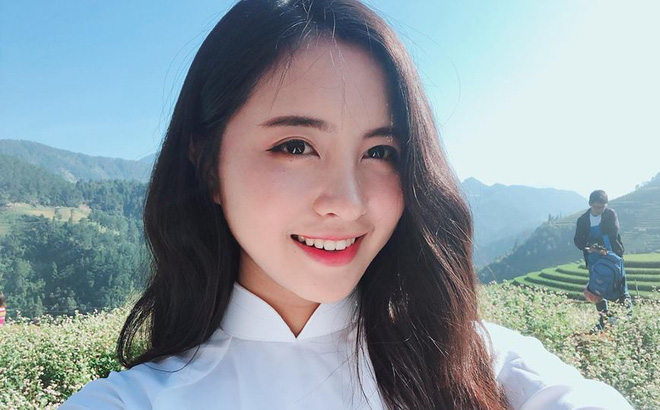
#> input picture data/g2.jpg, 660 x 410 px
$ python '2c.Laplacian of Gaussian (LoG).py'
#> lines starting #> are read from the running program, lines starting #| are printed output that depends on the picture
import scipy as sp
import numpy as np
import scipy.ndimage as nd
import matplotlib.pyplot as plt
import cv2

img = cv2.imread('../data/g2.jpg',0)
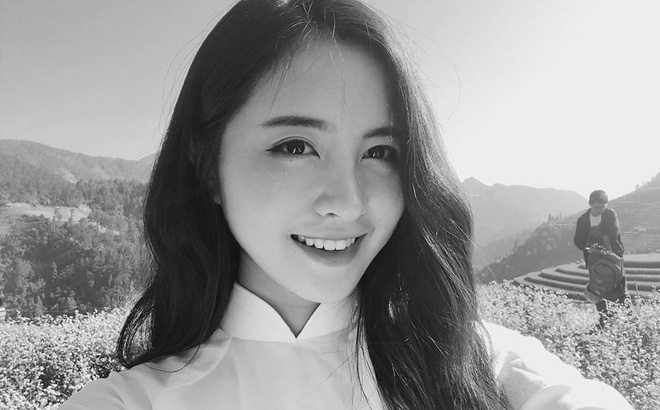
#> img: shape (410, 660); min 1, max 255, mean 151.3
LoG = nd.gaussian_laplace(img, 2)
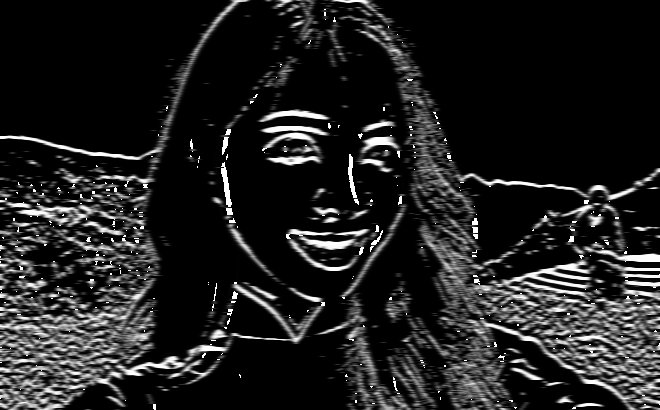
#> LoG: shape (410, 660); min 0, max 255, mean 32.9
thres = np.absolute(LoG).mean() * 0.75
#> thres = 24.68
output = sp.zeros(LoG.shape)
w = output.shape[1]
#> w = 660
h = output.shape[0]
#> h = 410

for y in range(1, h - 1):
    for x in range(1, w - 1):
        patch = LoG[y-1:y+2, x-1:x+2]
        p = LoG[y, x]
        maxP = patch.max()
        minP = patch.min()
        if (p > 0):
            zeroCross = True if minP < 0 else False
        else:
            zeroCross = True if maxP > 0 else False
        if ((maxP - minP) > thres) and zeroCross:
            output[y, x] = 1
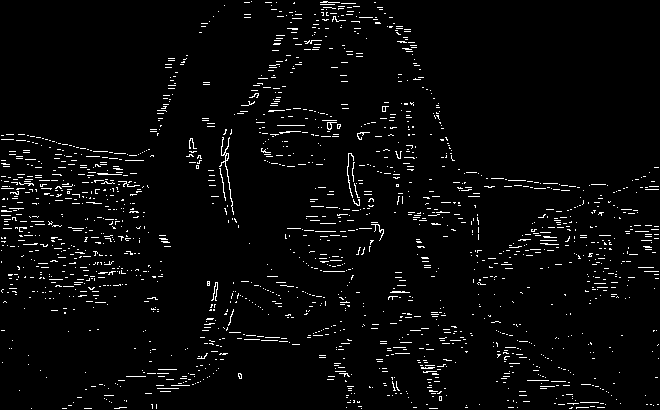
#> output: shape (410, 660) float64; values 0 (black) and 1 (white), 3.3% white in thin lines or dots
#chuyen ve mau xam
# img=rgb2gray(img);
#hien thi histogram
# imhist(img);
# hist = cv2.calcHist([img],[0],None,[256],[0,256])

plt.subplot(131),plt.imshow(img,cmap='gray'),plt.title('Original')
plt.xticks([]), plt.yticks([])
plt.subplot(132),plt.imshow(output,cmap='gray'),plt.title('Averaging')
plt.xticks([]), plt.yticks([])
# plt.subplot(133),plt.hist(img),plt.title('histogram 1')
# plt.xticks([]), plt.yticks([])
plt.show()
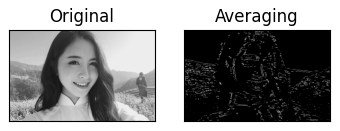
#> figure drawn by matplotlib, 2 panels
# cv2.show()

$ run again, with data/g1.jpg copied over data/g2.jpg
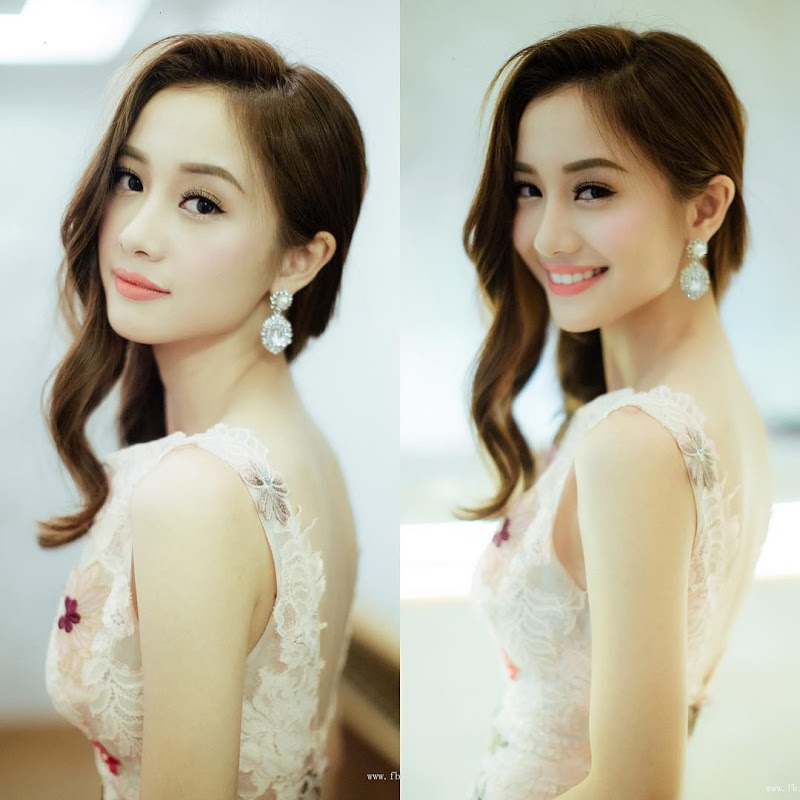
#> input picture data/g1.jpg, 800 x 800 px
#> thres = 15.24
#> after the loop `for y in range(1, h - 1):`:
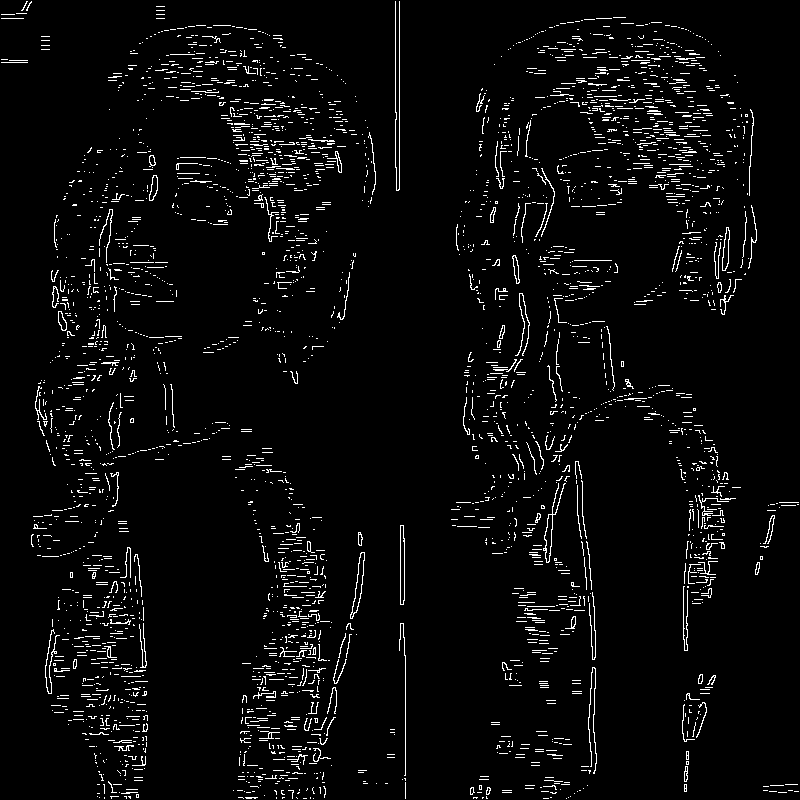
#> output: shape (800, 800) float64; values 0 (black) and 1 (white), 4% white in thin lines or dots
#> `plt.show()`:
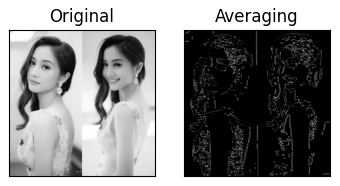
#> figure drawn by matplotlib, 2 panels

$ run again, with data/face.jpg copied over data/g2.jpg
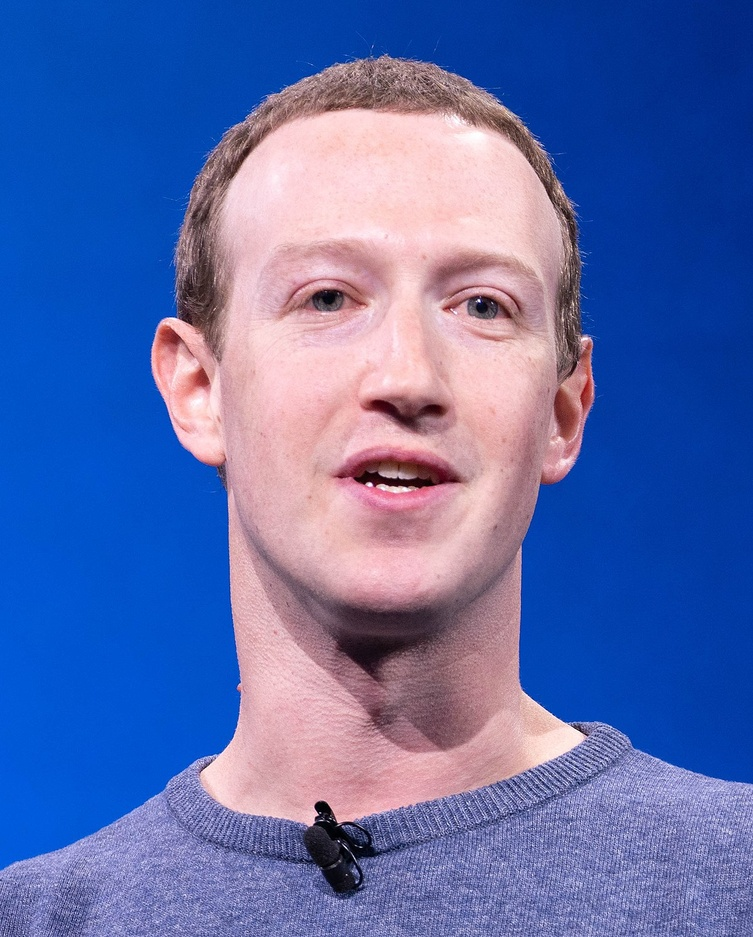
#> input picture data/face.jpg, 753 x 937 px, shrunk from 1200 x 1492 before the run
#> thres = 20.86
#> after the loop `for y in range(1, h - 1):`:
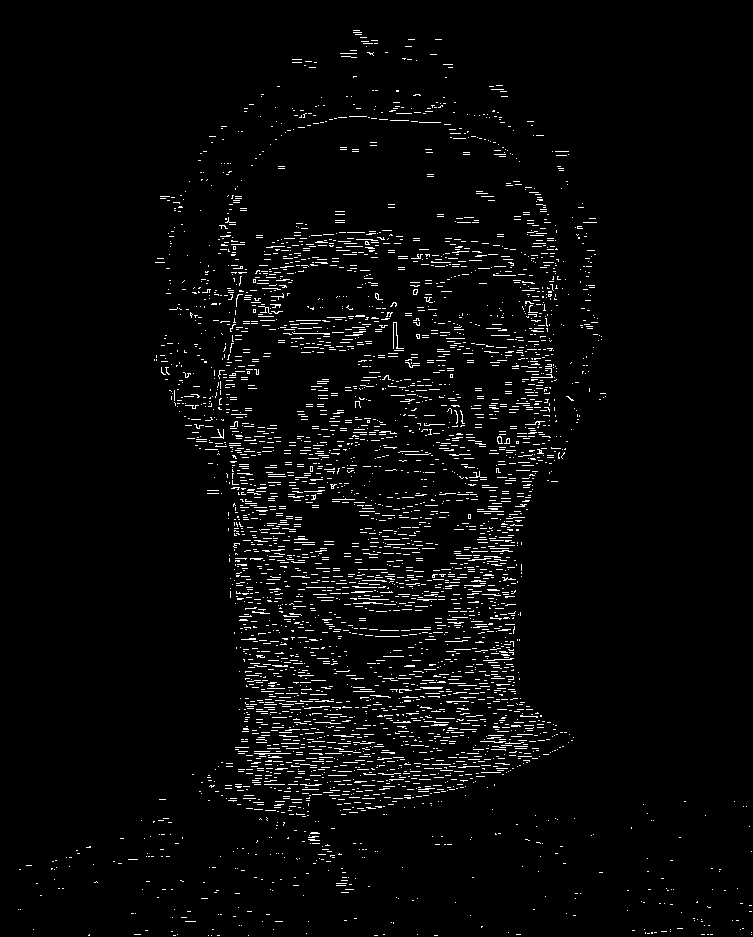
#> output: shape (937, 753) float64; values 0 (black) and 1 (white), 3.3% white in thin lines or dots
#> `plt.show()`:
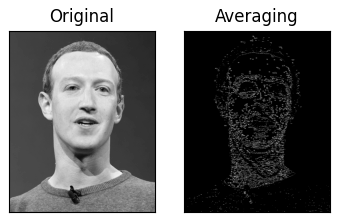
#> figure drawn by matplotlib, 2 panels
